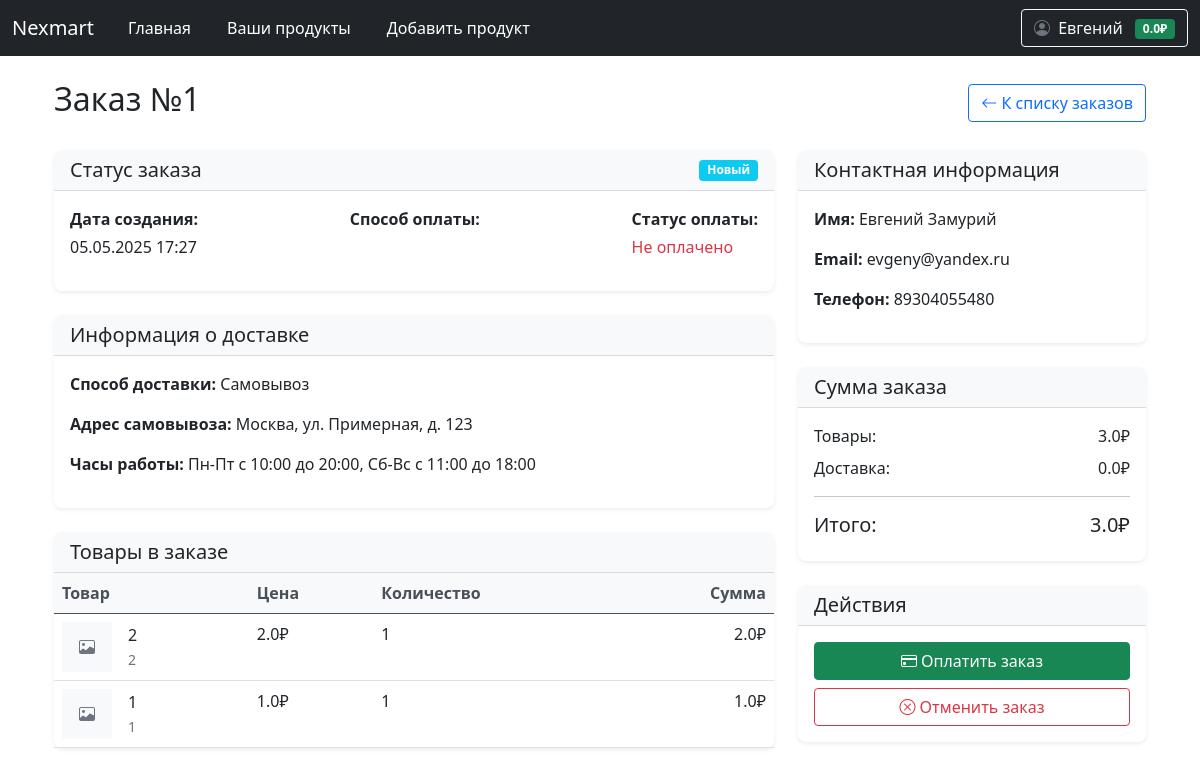
The app's page /user/order/1 (signed in), older data.
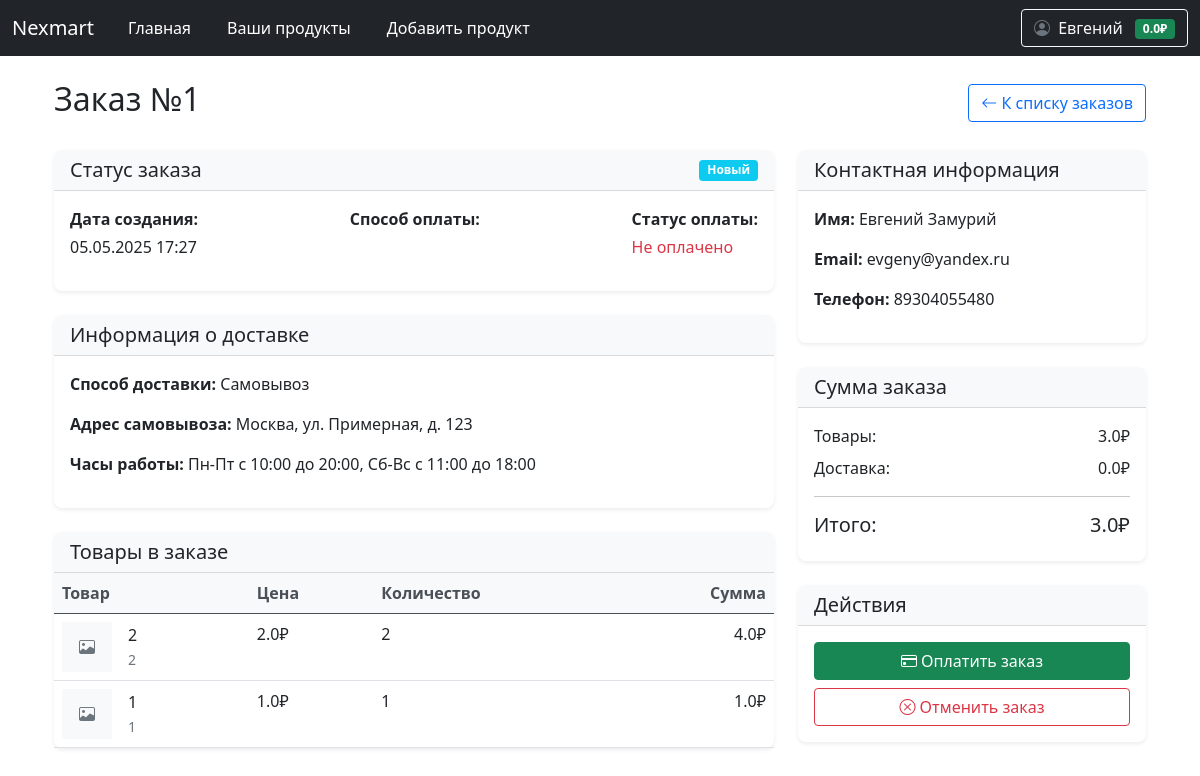
The same page, newer data.
### data/order.py (models this page shows)
class OrderItem(SqlAlchemyBase):
    __tablename__ = 'order_items'
    id = sqlalchemy.Column(sqlalchemy.Integer, primary_key=True, autoincrement=True)
    user_id = sqlalchemy.Column(sqlalchemy.Integer, sqlalchemy.ForeignKey("users.id"))
    product_id = sqlalchemy.Column(sqlalchemy.Integer, sqlalchemy.ForeignKey("products.id"))
    amount = sqlalchemy.Column(sqlalchemy.Integer, default=1)
    is_in_order = sqlalchemy.Column(sqlalchemy.Boolean, default=False)
    order_id = sqlalchemy.Column(sqlalchemy.Integer, sqlalchemy.ForeignKey("orders.id"), nullable=True)
    user = orm.relationship('User')
    product = orm.relationship('Product')
    order = orm.relationship('Order', back_populates='items')

### data/product.py (models this page shows)
class Product(SqlAlchemyBase):
    __tablename__ = 'products'
    id = sqlalchemy.Column(sqlalchemy.Integer, primary_key=True, autoincrement=True)
    name = sqlalchemy.Column(sqlalchemy.String, nullable=False)
    price = sqlalchemy.Column(sqlalchemy.Float, nullable=False)
    description = sqlalchemy.Column(sqlalchemy.Text)
    created_date = sqlalchemy.Column(sqlalchemy.DateTime, default=datetime.datetime.now)
    open = sqlalchemy.Column(sqlalchemy.Boolean)  # открыт ли продукт для общего доступа
    amount_available = sqlalchemy.Column(sqlalchemy.Integer)  # сколько есть продукта для продажи
    amount_sell = sqlalchemy.Column(sqlalchemy.Integer)  # сколько продано для статистики
    image = sqlalchemy.Column(sqlalchemy.String)
    user_id = sqlalchemy.Column(sqlalchemy.Integer, sqlalchemy.ForeignKey('users.id'))
    user = sqlalchemy.orm.relationship('User', back_populates='products')

### main.py (the view)
@app.route('/user/order/<int:order_id>')
@login_required
def user_order_details(order_id):
    db_sess = db_session.create_session()
    order = db_sess.query(Order).filter(
        Order.id == order_id,
        Order.user_id == current_user.id
    ).first()
    if not order:
        flash('Заказ не найден', 'danger')
        return redirect('/user/orders')
    return render_template('order_details.html', order=order)

### data/db_session.py (called while the page is built)
def create_session() -> Session:
    global __factory
    return __factory()

### main.py (called while the page is built)
@login_manager.user_loader
def load_user(user_id):
    db_sess = db_session.create_session()
    return db_sess.query(User).get(user_id)

### templates/order_details.html (shortened to what the changed rows need)
{% extends "base.html" %}
{% block content %}
<div class="container">
    <div class="d-flex justify-content-between align-items-center mb-4">
        <h2>Заказ №{{ order.id }}</h2>
    </div>
    <div class="row">
        <div class="col-lg-8">
            <div class="card mb-4">
                <div class="card-body p-0">
                    <div class="table-responsive">
                        <table class="table table-hover m-0">
                            <thead>
                                <tr>
                                    <th>Товар</th>
                                    <th>Цена</th>
                                    <th>Количество</th>
                                    <th class="text-end">Сумма</th>
                                </tr>
                            </thead>
                            <tbody>
                                {% for item in order.items %}
                                <tr>
                                    <td>
                                        <div class="d-flex align-items-center">
                                            {% if item.product.image %}
                                            <img src="{{ url_for('static', filename='upload/' + item.product.image) }}"
                                                 class="img-thumbnail me-3" alt="{{ item.product.name }}"
                                                 style="width: 50px; height: 50px; object-fit: cover;">
                                            {% else %}
                                            <div class="bg-light text-center me-3" style="width: 50px; height: 50px; line-height: 50px;">
                                                <i class="bi bi-image text-muted"></i>
                                            </div>
                                            {% endif %}
                                            <div>
                                                <p class="mb-0">{{ item.product.name }}</p>
                                                <small class="text-muted">{{ item.product.description|truncate(50) }}</small>
                                            </div>
                                        </div>
                                    </td>
                                    <td>{{ item.product.price }}₽</td>
                                    <td>{{ item.amount }}</td>
                                    <td class="text-end">{{ item.product.price * item.amount }}₽</td>
                                </tr>
                                {% endfor %}
                            </tbody>
                        </table>
                    </div>
                </div>
            </div>
        </div>
    </div>
</div>
{% endblock %}

Row changes from the older to the newer data that the page shows:
changed OrderItem (number 1 of 2 on the later page): amount "1" → "2"; item.product.price*item.amount "2.0" → "4.0"
